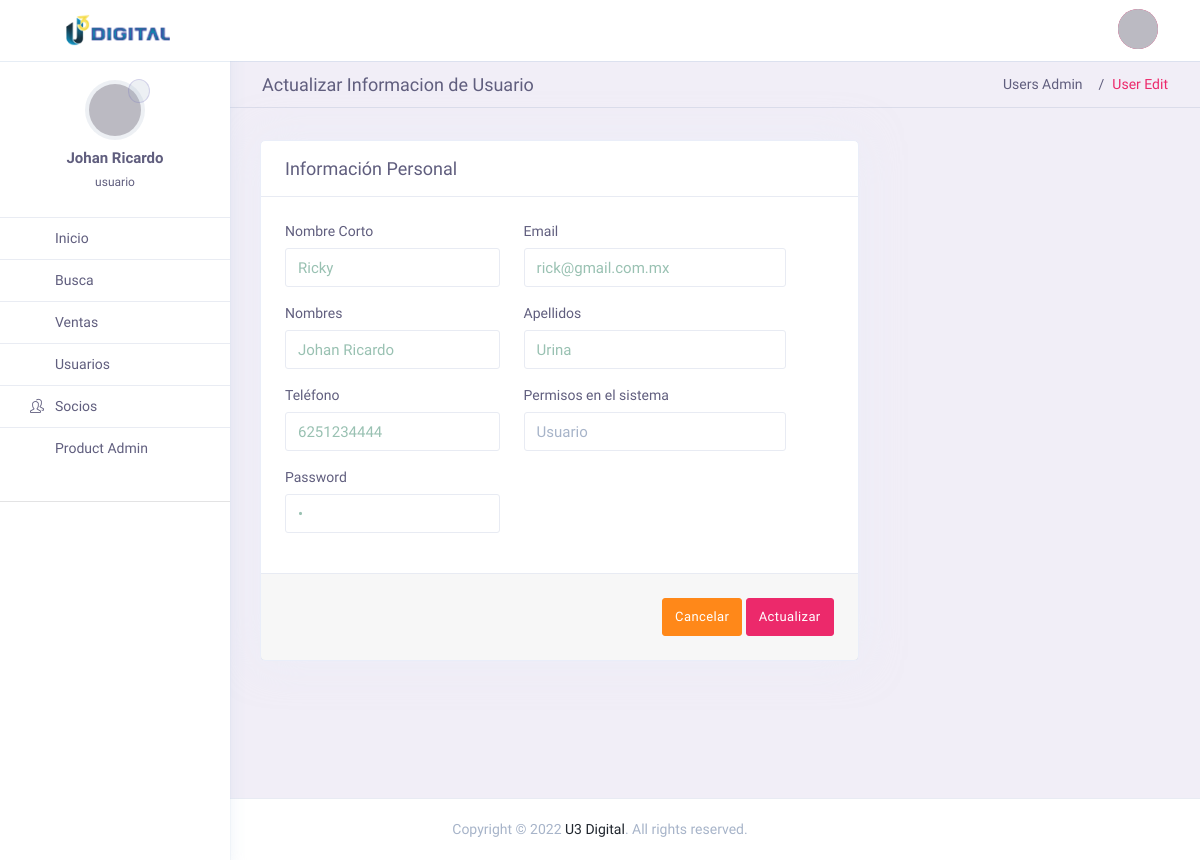
Page /admin/index.php?page=userEdit&idEditar=24 (signed in) on the committed database.
### tables this page shows
CREATE TABLE `usuarios` (
  `id` int NOT NULL,
  `nombres` varchar(50) NOT NULL,
  `apellidos` varchar(50) NOT NULL,
  `nickName` varchar(30) DEFAULT NULL,
  `telefono` varchar(10) NOT NULL,
  `email` varchar(40) NOT NULL,
  `password` text NOT NULL,
  `personal` text COMMENT 'Informacion personal del usuario que sera mostrada en el perfil de usuario',
  `titulo` varchar(30) DEFAULT NULL COMMENT 'Titulo que tiene en la empresa. ej. Gerente, Agente de ventas, etc',
  `permisos` varchar(13) NOT NULL COMMENT 'El tipo de acceso que tiene en el sistema ej. Administrador, usuario, etc',
  `foto` text,
  `estado` varchar(1) DEFAULT NULL COMMENT 'Activo / Inactivo',
  `ultimoLogin` datetime DEFAULT NULL,
  `fechaNac` date DEFAULT NULL,
  `sociales` text COMMENT 'Los diferentes links a las redes sociales del usuario para ser contactado por los clientes.  En formato JSON'
);

### admin/controller/themeController.php (called while the page is built)
<?php
class themeController {
    public function theme(){
        include "views/theme.php";
    }
}
?>

### admin/index.php (called while the page is built, shortened)
<?php
require_once "controller/themeController.php";
require_once "models/mdlUsuarios.php";
$theme = new themeController();
$theme -> theme();

### admin/models/conexion.php (called while the page is built)
<?php
class Conexion{
	public static function conectar(){
		$bd = "gym";
		$servername = "localhost";
		$username = "root";
		$password = "12345678";
		try {
		    $conn = new PDO("mysql:host=$servername;dbname=$bd", $username, $password);
		    $conn->setAttribute(PDO::ATTR_ERRMODE, PDO::ERRMODE_EXCEPTION);
		    }
		catch(PDOException $e)
		    {
		    echo '<script>alert("Connection failed: '.$e->getMessage().'");</script>';
		    }
		return $conn;
	}
}

### admin/models/mdlUsuarios.php (called while the page is built, shortened)
<?php
require_once "conexion.php";
class mdlUsuarios {
	public static function mdlBusca($usuario, $tabla){
		$stmt = Conexion::conectar()->prepare("SELECT * FROM $tabla WHERE id = :id");
		$stmt->bindParam(":id", $usuario, PDO::PARAM_INT);
		$stmt -> execute();
		return $stmt -> fetch();
	}
}
?>

### admin/views/userEdit.php (the view, shortened to what this page needs)
<?php
    $usuario = $_GET["idEditar"];
    $busca = mdlUsuarios::mdlBusca($usuario, "usuarios");
?>
<div class="page-header">
    <h4 class="page-title">Actualizar Informacion de Usuario</h4>
    <ol class="breadcrumb">
        <li class="breadcrumb-item"><a href="index.php?page=userList">Users Admin</a></li>
        <li class="breadcrumb-item active" aria-current="page">User Edit</li>
    </ol>
</div>
<div class="row ">
    <div class="col-lg-8">
        <form class="card" method="POST">
            <div class="card-header">
                <h3 class="card-title">Información Personal</h3>
            </div>
            <div class="card-body">
                <div class="row">
                    <div class="col-md-5">
                        <div class="form-group">
                            <label class="form-label">Nombre Corto</label>
                            <input type="text" class="form-control" name="nickName" placeholder="Sobrenombre" value="<?php echo $busca['nickName']; ?>" >
                        </div>
                    </div>
                    <div class="col-sm-6 col-md-6">
                        <div class="form-group">
                            <label class="form-label">Email</label>
                            <input type="email" class="form-control" name="email" placeholder="Email" value="<?php echo $busca['email']; ?>" >
                        </div>
                    </div>
                    <div class="col-sm-5 col-md-5">
                        <div class="form-group">
                            <label class="form-label">Nombres</label>
                            <input type="text" class="form-control" name="nombres" placeholder="Juan" value="<?php echo $busca['nombres']; ?>" >
                        </div>
                    </div>
                    <div class="col-sm-6 col-md-6">
                        <div class="form-group">
                            <label class="form-label">Apellidos</label>
                            <input type="text" class="form-control" name="apellidos" placeholder="Perez García" value="<?php echo $busca['apellidos']; ?>">
                        </div>
                    </div>
                    <div class="col-sm-6 col-md-5">
                        <div class="form-group">
                            <label class="form-label">Teléfono</label>
                            <input type="text" class="form-control" name="telefono" placeholder="6141234455" value="<?php echo $busca['telefono']; ?>" >
                        </div>
                    </div>
                    <div class="col-md-6">
                        <div class="form-group">
                            <label class="form-label">Permisos en el sistema</label>
                            <select class="form-control custom-select select2" name="permisos" >
                                <option <?php if ($busca['permisos'] == "usuario") echo "selected"; ?> value="usuario">Usuario</option>
                            </select>
                        </div>
                    </div>
                    <div class="col-md-5">
                        <div class="form-group">
                            <label class="form-label">Password</label>
                            <input type="password" name="password" class="form-control" id="password" value="<?php echo $busca['password']; ?>"  />
                        </div>
                    </div>
                </div>
            </div>
            <div class="card-footer text-right">
                <a href="index.php?page=userList"><button name="btnCancel" class="btn btn-warning">Cancelar</button></a>
                <button type="submit" name="btnActualiza" id="login" class="btn btn-primary">Actualizar</button>
            </div>
        </form>
    </div>
</div>

### admin/assets/css/admin-custom.css (style rules this page uses)
.app-content .page-header { margin: 0 -30px; padding: .75rem 2rem; margin-bottom: 2rem; border-bottom: 1px solid rgba(167, 180, 201, 0.3); background: 0 0; min-height: 0; }
.app-content .page-header .page-title { line-height: 0; }

### rows in the picture
usuarios: nickName "Ricky", email "rick@gmail.com.mx", nombres "Johan Ricardo", apellidos "Urina", telefono "6251234444", permisos "Usuario"

### other values in the picture
$_SESSION["nombre"] "Johan Ricardo"
$_SESSION["permisos"] "usuario"
